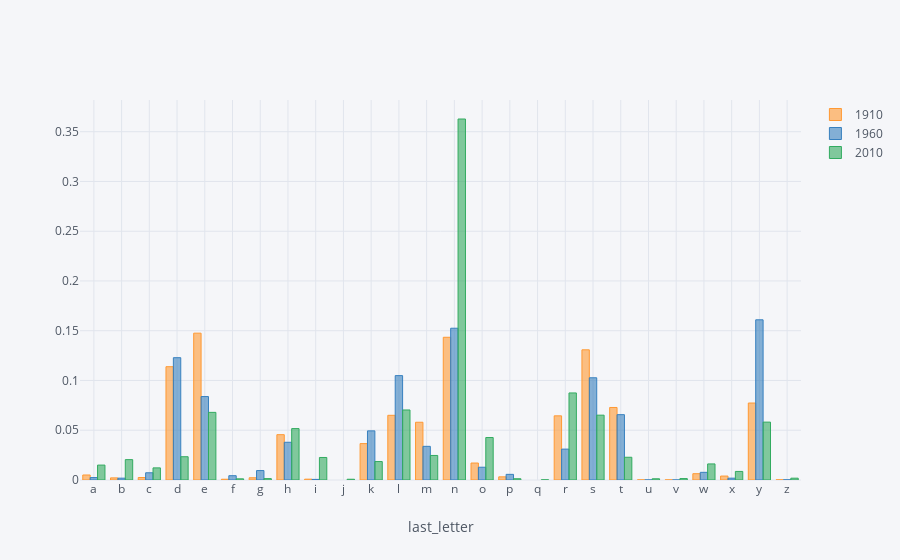
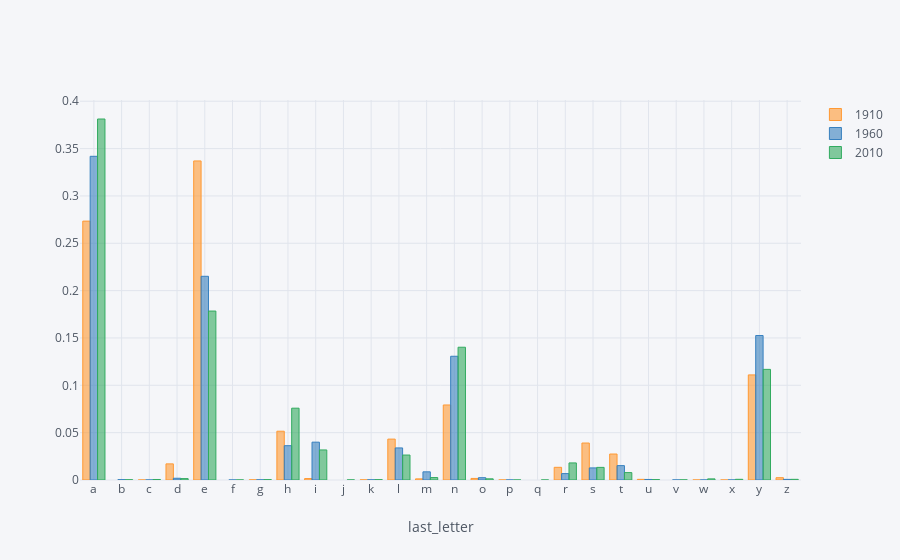

The cell these charts' notebook holds for them, in order:
### Code cell
letter_prop['M'].iplot(kind='bar', xTitle='last_letter')
letter_prop['F'].iplot(kind='bar', xTitle='last_letter')

### Figure 1 — Plotly figure (JSON) as saved in the notebook; plotly's stock layout.template omitted (floating-point values rounded to 4 significant figures)
{"data": [{"marker": {"color": "rgba(255, 153, 51, 0.6)", "line": {"color": "rgba(255, 153, 51, 1.0)", "width": 1}}, "name": "1910", "orientation": "v", "text": "", "type": "bar", "uid": "e465d742-2535-40f6-b07f-ffd3a26105d6", "x": ["a", "b", "c", "d", "e", "f", "g", "h", "i", "j", "k", "l", "m", "n", "o", "p", "q", "r", "s", "t", "u", "v", "w", "x", "y", "z"], "y": [0.005031, 0.002116, 0.002482, 0.1139, 0.1476, 0.0007827, 0.00225, 0.04556, 0.0008445, "", 0.03658, 0.06502, 0.05804, 0.1434, 0.01707, 0.003172, "", 0.06448, 0.1308, 0.07288, 0.0001236, 0.0001133, 0.006329, 0.003965, 0.07735, 0.0001699]}, {"marker": {"color": "rgba(55, 128, 191, 0.6)", "line": {"color": "rgba(55, 128, 191, 1.0)", "width": 1}}, "name": "1960", "orientation": "v", "text": "", "type": "bar", "uid": "c3996368-9cee-4eb5-87d7-3a390f3d8084", "x": ["a", "b", "c", "d", "e", "f", "g", "h", "i", "j", "k", "l", "m", "n", "o", "p", "q", "r", "s", "t", "u", "v", "w", "x", "y", "z"], "y": [0.00244, 0.001834, 0.007257, 0.1229, 0.08385, 0.004325, 0.009488, 0.03791, 0.000603, "", 0.04938, 0.1049, 0.03383, 0.1525, 0.01283, 0.005675, "", 0.03103, 0.1027, 0.06565, 5.721e-05, 3.658e-05, 0.007711, 0.001851, 0.161, 0.0001838]}, {"marker": {"color": "rgba(50, 171, 96, 0.6)", "line": {"color": "rgba(50, 171, 96, 1.0)", "width": 1}}, "name": "2010", "orientation": "v", "text": "", "type": "bar", "uid": "b6c20015-6db1-4b55-be9d-138761a2a5e9", "x": ["a", "b", "c", "d", "e", "f", "g", "h", "i", "j", "k", "l", "m", "n", "o", "p", "q", "r", "s", "t", "u", "v", "w", "x", "y", "z"], "y": [0.01498, 0.02047, 0.01218, 0.02339, 0.06796, 0.001188, 0.001404, 0.05167, 0.02263, 0.0007685, 0.01854, 0.07037, 0.02466, 0.3628, 0.04268, 0.001269, 0.0001802, 0.08748, 0.06514, 0.02286, 0.001221, 0.001434, 0.01615, 0.008614, 0.05817, 0.001831]}], "layout": {"legend": {"bgcolor": "#F5F6F9", "font": {"color": "#4D5663"}}, "paper_bgcolor": "#F5F6F9", "plot_bgcolor": "#F5F6F9", "titlefont": {"color": "#4D5663"}, "xaxis": {"gridcolor": "#E1E5ED", "showgrid": true, "tickfont": {"color": "#4D5663"}, "title": "last_letter", "titlefont": {"color": "#4D5663"}, "zerolinecolor": "#E1E5ED"}, "yaxis": {"gridcolor": "#E1E5ED", "showgrid": true, "tickfont": {"color": "#4D5663"}, "title": "", "titlefont": {"color": "#4D5663"}, "zerolinecolor": "#E1E5ED"}}}

### Figure 2 — Plotly figure (JSON) as saved in the notebook; plotly's stock layout.template omitted (floating-point values rounded to 4 significant figures)
{"data": [{"marker": {"color": "rgba(255, 153, 51, 0.6)", "line": {"color": "rgba(255, 153, 51, 1.0)", "width": 1}}, "name": "1910", "orientation": "v", "text": "", "type": "bar", "uid": "09343a58-e727-41c5-be17-21d987b5a23c", "x": ["a", "b", "c", "d", "e", "f", "g", "h", "i", "j", "k", "l", "m", "n", "o", "p", "q", "r", "s", "t", "u", "v", "w", "x", "y", "z"], "y": [0.2734, "", 1.261e-05, 0.01703, 0.3369, "", 0.0001438, 0.05153, 0.001526, "", 0.0001211, 0.04319, 0.001201, 0.07924, 0.00166, 1.766e-05, "", 0.01339, 0.03904, 0.02744, 0.0006836, "", 2.018e-05, 1.514e-05, 0.111, 0.002439]}, {"marker": {"color": "rgba(55, 128, 191, 0.6)", "line": {"color": "rgba(55, 128, 191, 1.0)", "width": 1}}, "name": "1960", "orientation": "v", "text": "", "type": "bar", "uid": "edca497a-943a-45ee-afaa-dc1c6880e714", "x": ["a", "b", "c", "d", "e", "f", "g", "h", "i", "j", "k", "l", "m", "n", "o", "p", "q", "r", "s", "t", "u", "v", "w", "x", "y", "z"], "y": [0.3419, 0.0003432, 2.423e-05, 0.001844, 0.2151, 9.891e-06, 0.0001573, 0.03622, 0.03997, "", 0.0001558, 0.03387, 0.008613, 0.1307, 0.002439, 2.324e-05, "", 0.006764, 0.01276, 0.0152, 0.0005742, 6.033e-05, 3.116e-05, 3.66e-05, 0.1526, 0.0006592]}, {"marker": {"color": "rgba(50, 171, 96, 0.6)", "line": {"color": "rgba(50, 171, 96, 1.0)", "width": 1}}, "name": "2010", "orientation": "v", "text": "", "type": "bar", "uid": "58a08fdc-0880-499d-8e2f-93eeb44994d0", "x": ["a", "b", "c", "d", "e", "f", "g", "h", "i", "j", "k", "l", "m", "n", "o", "p", "q", "r", "s", "t", "u", "v", "w", "x", "y", "z"], "y": [0.3812, 0.0002558, 0.0005378, 0.001482, 0.1784, 5.514e-05, 0.0003735, 0.07585, 0.03173, 9.039e-05, 0.0003559, 0.02636, 0.002588, 0.1402, 0.001243, 1.99e-05, 3.013e-05, 0.01803, 0.01333, 0.00783, 0.0004173, 0.0001165, 0.001182, 0.0007271, 0.1168, 0.0007038]}], "layout": {"legend": {"bgcolor": "#F5F6F9", "font": {"color": "#4D5663"}}, "paper_bgcolor": "#F5F6F9", "plot_bgcolor": "#F5F6F9", "titlefont": {"color": "#4D5663"}, "xaxis": {"gridcolor": "#E1E5ED", "showgrid": true, "tickfont": {"color": "#4D5663"}, "title": "last_letter", "titlefont": {"color": "#4D5663"}, "zerolinecolor": "#E1E5ED"}, "yaxis": {"gridcolor": "#E1E5ED", "showgrid": true, "tickfont": {"color": "#4D5663"}, "title": "", "titlefont": {"color": "#4D5663"}, "zerolinecolor": "#E1E5ED"}}}
